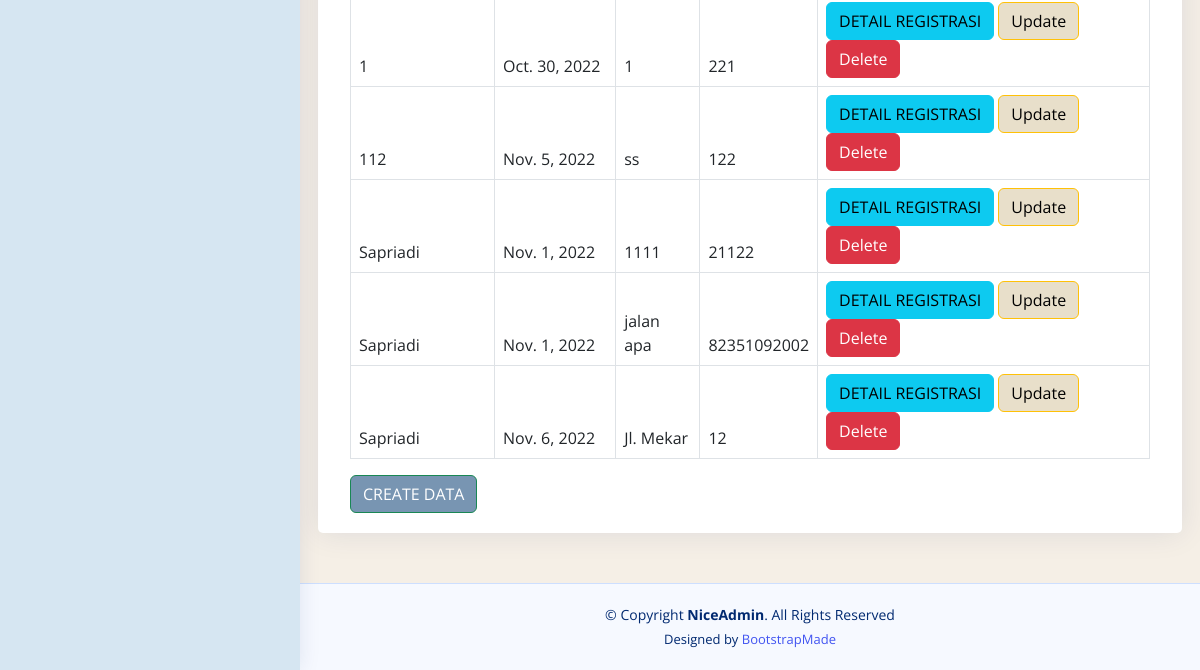
The page /siswa (lower part) on the database as committed earlier.
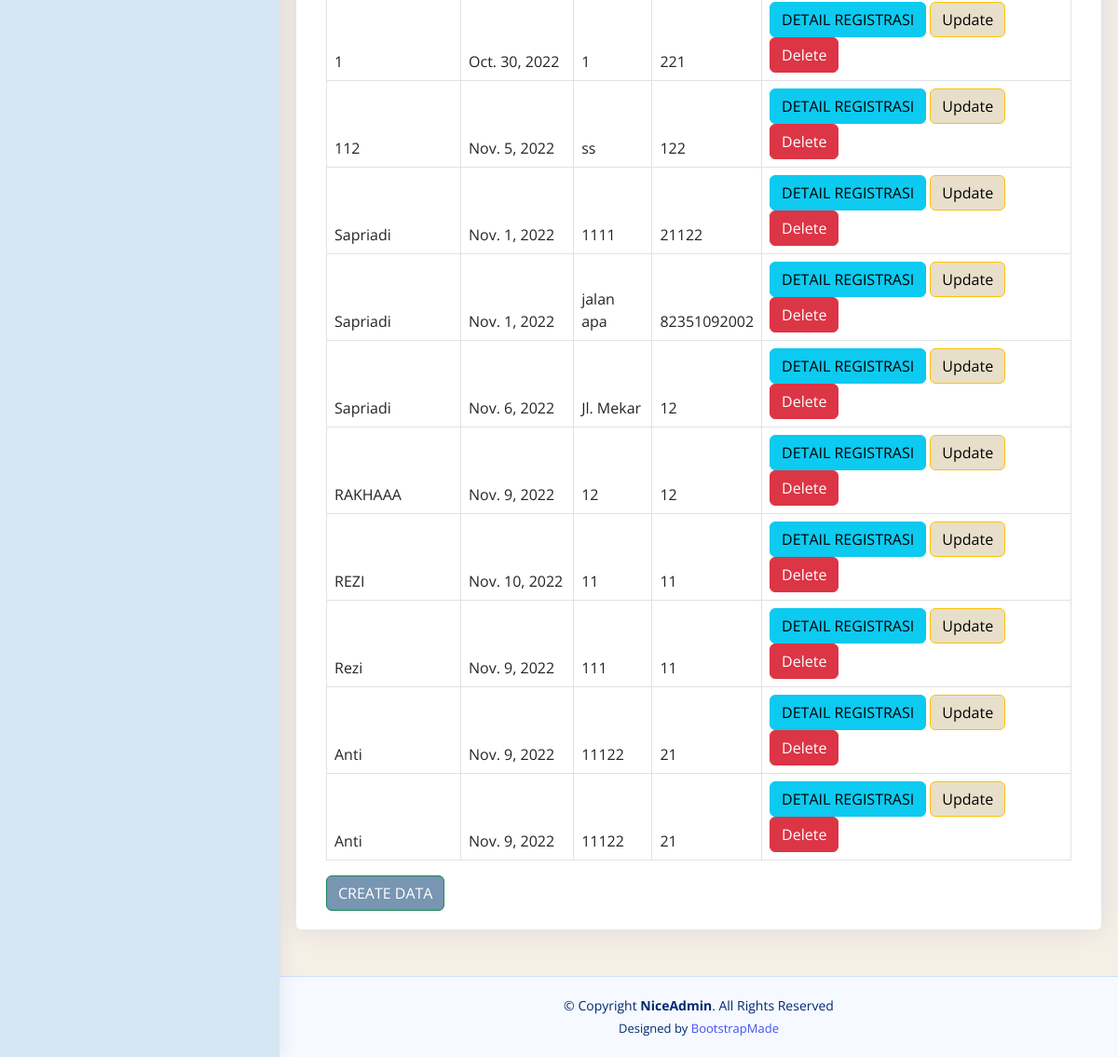
The same page on the database as committed later.
### app/models.py (models this page shows, shortened)
class Siswa(models.Model):
    Id_Siswa = models.AutoField(primary_key=True)
    Nama_Siswa = models.CharField(max_length=50)
    Tanggal_Lahir = models.DateField()
    Alamat_Siswa = models.TextField(blank=True, null=True)
    Nomor_Telepon_Siswa = models.PositiveIntegerField()

### app/views.py (the view)
# urls.py: path('siswa', views.siswa,name='siswa'),
def siswa(request):
    allsiswaobj = models.Siswa.objects.all()
    return render(request, 'sisway.html', {
        'allsiswaobj' : allsiswaobj,
    })

### app/templates/sisway.html (shortened to what this page needs)
{%load static%}
<!DOCTYPE html>
<html lang="en">
<head>{% static '
  <link href="{% static 'assets/vendor/bootstrap/css/bootstrap.min.css'%}" rel="stylesheet">
  <link href="{% static 'assets/vendor/bootstrap-icons/bootstrap-icons.css'%}" rel="stylesheet">
  <link href="{% static 'assets/vendor/boxicons/css/boxicons.min.css'%}" rel="stylesheet">
  <link href="{% static 'assets/vendor/quill/quill.snow.css'%}" rel="stylesheet">
  <link href="{% static 'assets/vendor/quill/quill.bubble.css'%}" rel="stylesheet">
  <link href="{% static 'assets/vendor/remixicon/remixicon.css'%}" rel="stylesheet">
  <link href="{% static 'assets/vendor/simple-datatables/style.css'%}" rel="stylesheet">
  <link href="{% static 'assets/css/style.css'%}" rel="stylesheet">
</head>
<body>
  <aside id="sidebar" class="sidebar">
  </aside>
  <main id="main" class="main">
      <section class="section">
        <div class="row">
            <div class="card">
              <div class="card-body">
                <table class="table table-bordered">
                  <thead>
                    {% for item in allsiswaobj %}
                    <tr>
                        <td>{{ item.Nama_Siswa }}</td>
                        <td>{{ item.Tanggal_Lahir }}</td>
                        <td>{{ item.Alamat_Siswa }}</td>
                        <td>{{ item.Nomor_Telepon_Siswa }}</td>
                        <td>
                            <a href="{%url 'filterdetailregis' item.Id_Siswa %}">
                              <button class="btn btn-info">
                                  DETAIL REGISTRASI
                              </button>
                            </a>
                            <a href="{%url 'updatesiswa' item.Id_Siswa %}">
                                <button class="btn btn-warning" style="background-color: #e8dfca">Update</button>
                            </a>
                            <a href="{%url 'deletesiswa' item.Id_Siswa %}">
                                <button class="btn btn-danger">Delete</button>
                            </a>
                        </td>
                    </tr>
                    {% endfor %}
                </table>
                <a href="{% url 'createsiswa' %}">
                    <button class="btn btn-success" style="background-color:#7895b2 ;">
                        CREATE DATA
                    </button>
                </a>
              </div>
            </div>
        </div>
    </section>
  </main>
  <footer id="footer" class="footer">
    <div class="copyright">
      &copy; Copyright <strong><span>NiceAdmin</span></strong>. All Rights Reserved
    </div>
    <div class="credits">
      Designed by <a href="https://bootstrapmade.com/">BootstrapMade</a>
    </div>
  </footer>
</body>
</html>

Rows that differ between the two databases and show on the page:
added Siswa: Nama_Siswa "RAKHAAA", Tanggal_Lahir "Nov. 9, 2022", Alamat_Siswa "12", Nomor_Telepon_Siswa "12"
added Siswa: Nama_Siswa "REZI", Tanggal_Lahir "Nov. 10, 2022", Alamat_Siswa "11", Nomor_Telepon_Siswa "11"
added Siswa: Nama_Siswa "Rezi", Tanggal_Lahir "Nov. 9, 2022", Alamat_Siswa "111", Nomor_Telepon_Siswa "11"
added Siswa: Nama_Siswa "Anti", Tanggal_Lahir "Nov. 9, 2022", Alamat_Siswa "11122", Nomor_Telepon_Siswa "21"
added Siswa: Nama_Siswa "Anti", Tanggal_Lahir "Nov. 9, 2022", Alamat_Siswa "11122", Nomor_Telepon_Siswa "21"
